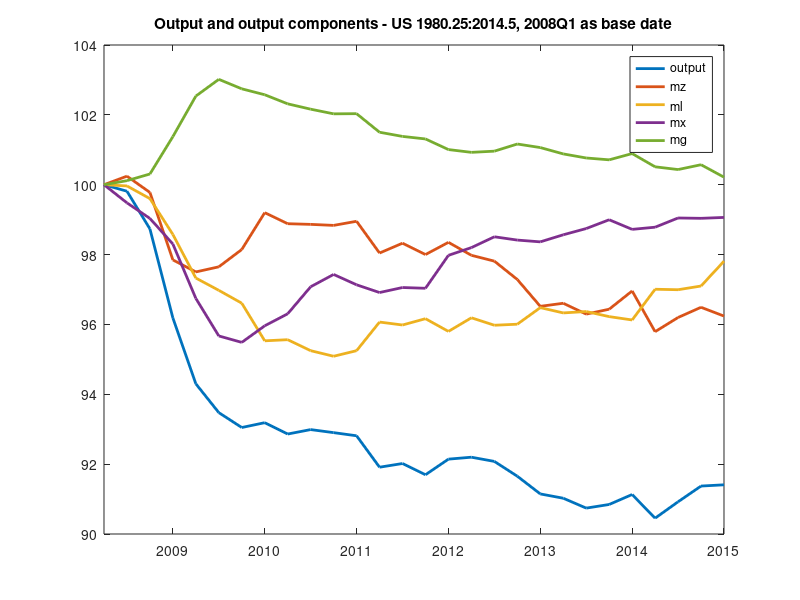
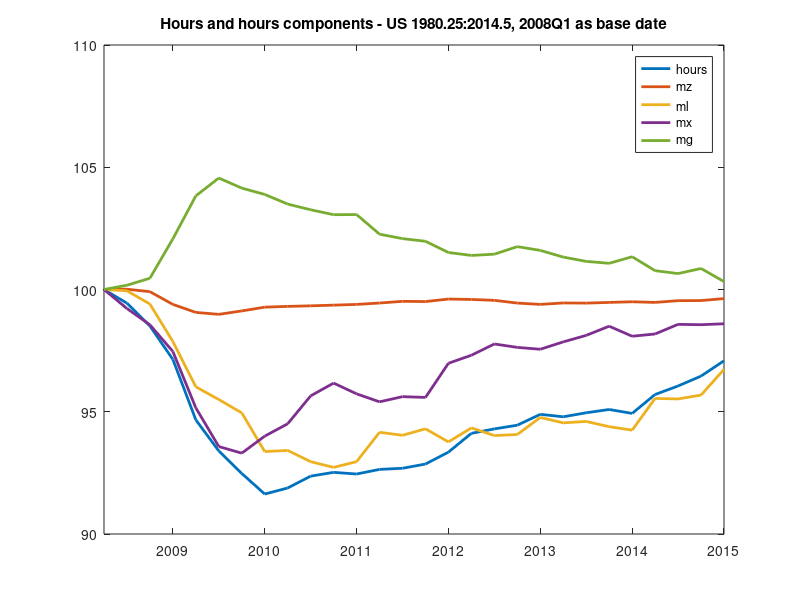
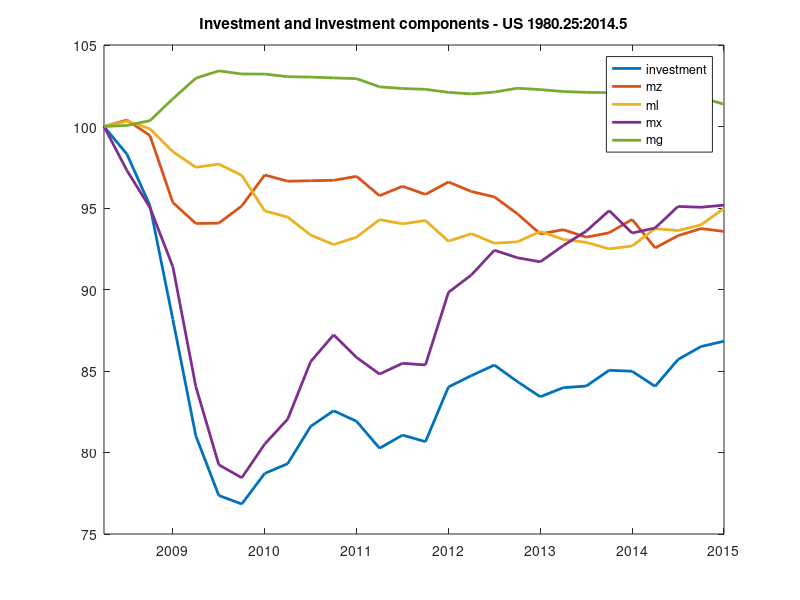
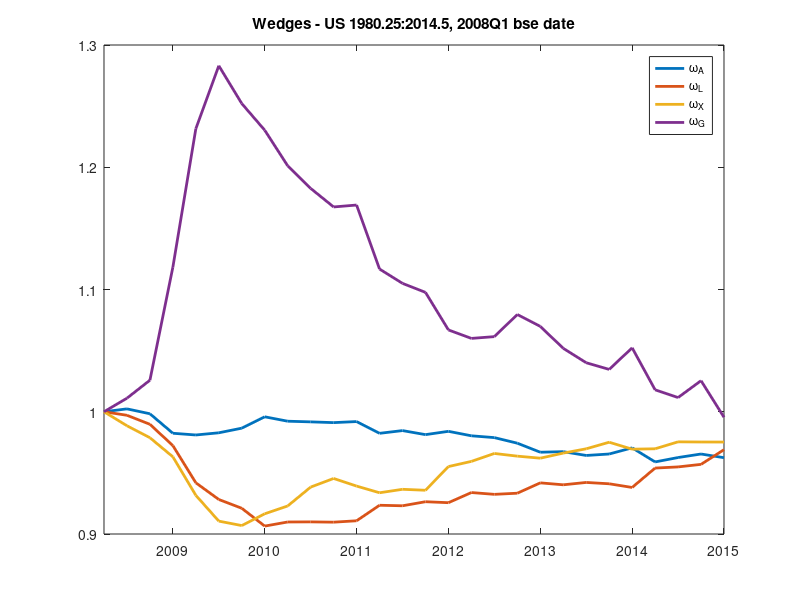

Write the MATLAB code that produced these figures, in order.
close all; clear all; clc;

load worktemp.mat

plot(worktemp.time(worktemp.bind:end),[worktemp.w.yt(worktemp.bind:end)*100 ...
    worktemp.w.mzy(worktemp.bind:end) worktemp.w.mly(worktemp.bind:end)...
    worktemp.w.mxy(worktemp.bind:end) worktemp.w.mgy(worktemp.bind:end)...
    ],'Linewidth',2);
legend('output','mz','ml','mx','mg','Location','best');
xlim([worktemp.time(worktemp.bind) worktemp.time(end)]);
title('Output and output components - US 1980.25:2014.5, 2008Q1 as base date');
print(1,'-djpeg','ycomponents.jpg');

plot(worktemp.time(worktemp.bind:end),[worktemp.w.ht(worktemp.bind:end)*100 ...
    worktemp.w.mzh(worktemp.bind:end) worktemp.w.mlh(worktemp.bind:end)...
    worktemp.w.mxh(worktemp.bind:end) worktemp.w.mgh(worktemp.bind:end)...
    ],'Linewidth',2);
legend('hours','mz','ml','mx','mg','Location','best');
xlim([worktemp.time(worktemp.bind) worktemp.time(end)]);
title('Hours and hours components - US 1980.25:2014.5, 2008Q1 as base date');
print(1,'-djpeg','hcomponents.jpg');

plot(worktemp.time(worktemp.bind:end),[worktemp.w.xt(worktemp.bind:end)*100 ...
    worktemp.w.mzx(worktemp.bind:end) worktemp.w.mlx(worktemp.bind:end) ...
    worktemp.w.mxx(worktemp.bind:end) worktemp.w.mgx(worktemp.bind:end) ...
    ],'Linewidth',2);
legend('investment','mz','ml','mx','mg','Location','best');
xlim([worktemp.time((worktemp.bind)) worktemp.time(end)]);
title('Investment and investment components - US 1980.25:2014.5');
print(1,'-djpeg','xcomponents.jpg');

plot(worktemp.time(worktemp.bind:end),[worktemp.w.zt(worktemp.bind:end)...
    worktemp.w.tault(worktemp.bind:end) worktemp.w.tauxt(worktemp.bind:end)...
    worktemp.w.gt(worktemp.bind:end)],'Linewidth',2);
legend('\omega_A','\omega_L','\omega_X','\omega_G','Location','best');
title('Wedges - US 1980.25:2014.5, 2008Q1 bse date');
xlim([worktemp.time(worktemp.bind) worktemp.time(end)]);
print(1,'-djpeg','wedges.jpg');

plot(worktemp.time(worktemp.bind:end),[worktemp.w.yt(worktemp.bind:end) ...
    worktemp.w.ht(worktemp.bind:end) worktemp.w.xt(worktemp.bind:end) ...
    worktemp.w.gt(worktemp.bind:end)],'Linewidth',2);
legend('output','hours','investment','government consumption','Location','best');
title('Observables - US 1980.25:2014.5');
xlim([worktemp.time(worktemp.bind) worktemp.time(end)]);
print(1,'-djpeg','observables.jpg');
